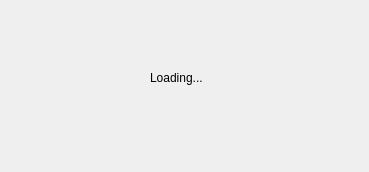
<?xml version="1.0" encoding="UTF-8"?>
<ui version="4.0">
 <class>Dialog</class>
 <widget class="QDialog" name="Dialog">
  <property name="geometry">
   <rect>
    <x>0</x>
    <y>0</y>
    <width>369</width>
    <height>172</height>
   </rect>
  </property>
  <property name="windowTitle">
   <string>Dialog</string>
  </property>
  <widget class="QLabel" name="label">
   <property name="geometry">
    <rect>
     <x>150</x>
     <y>70</y>
     <width>81</width>
     <height>16</height>
    </rect>
   </property>
   <property name="text">
    <string>Loading...</string>
   </property>
  </widget>
 </widget>
 <resources/>
 <connections/>
</ui>
